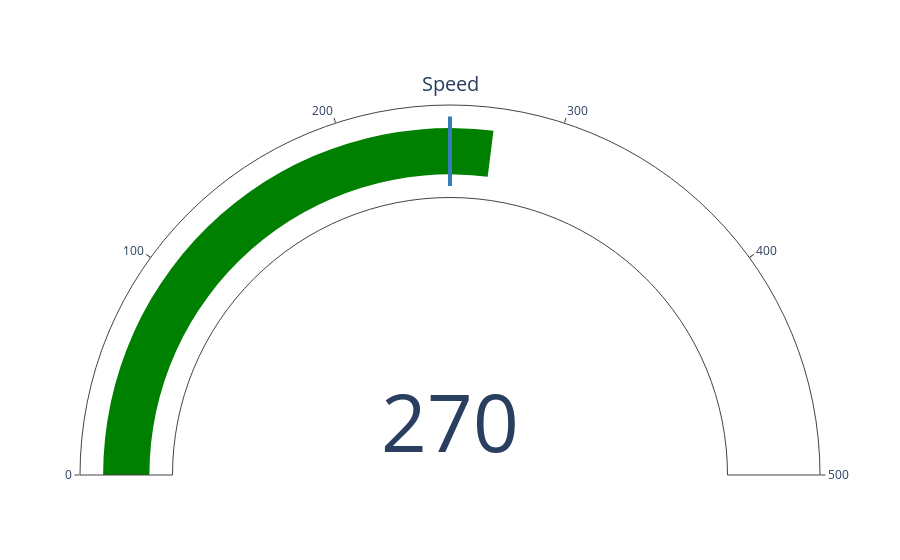

Notebook source saved alongside this figure:
### Code cell
import plotly.graph_objects as go

fig = go.Figure(go.Indicator(
    mode = "gauge+number",
    value = 270,
    gauge = {
        'axis': {'visible': True, 'range': [None, 500] ,'color': "red"},
        'threshold': {
            'line': {'color': "red", 'width': 4},
            'thickness': 0.75,
            'value': 250
        }
    },
    domain = {'x': [0, 1], 'y': [0, 1]},
    title = {'text': "Speed"}))

fig.show()

### Figure 1 — Plotly figure (JSON) as saved in the notebook; plotly's stock layout.template omitted (floating-point values rounded to 4 significant figures)
{"data": [{"domain": {"x": [0, 1], "y": [0, 1]}, "gauge": {"axis": {"range": [null, 500], "visible": true}, "threshold": {"line": {"color": "#377eb8", "width": 4}, "thickness": 0.75, "value": 250}}, "mode": "gauge+number", "title": {"text": "Speed"}, "type": "indicator", "value": 270}], "layout": {}}
